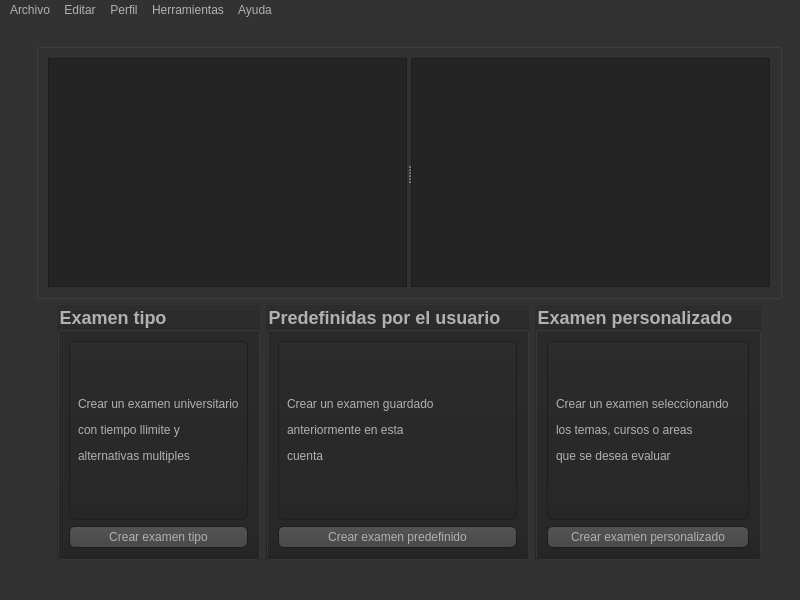
<?xml version="1.0" encoding="UTF-8"?>
<ui version="4.0">
 <class>MainWindow</class>
 <widget class="QMainWindow" name="MainWindow">
  <property name="geometry">
   <rect>
    <x>0</x>
    <y>0</y>
    <width>800</width>
    <height>600</height>
   </rect>
  </property>
  <property name="windowTitle">
   <string>QuizMan</string>
  </property>
  <property name="autoFillBackground">
   <bool>false</bool>
  </property>
  <property name="styleSheet">
   <string notr="true">QToolTip
{
     border: 1px solid black;
     background-color: #ffa02f;
     padding: 1px;
     border-radius: 3px;
     opacity: 100;
}

QWidget
{
    color: #b1b1b1;
    background-color: #323232;
}

QWidget:item:hover
{
    background-color: QLinearGradient( x1: 0, y1: 0, x2: 0, y2: 1, stop: 0 #ffa02f, stop: 1 #ca0619);
    color: #000000;
}

QWidget:item:selected
{
    background-color: QLinearGradient( x1: 0, y1: 0, x2: 0, y2: 1, stop: 0 #ffa02f, stop: 1 #d7801a);
}

QMenuBar::item
{
    background: transparent;
}

QMenuBar::item:selected
{
    background: transparent;
    border: 1px solid #ffaa00;
}

QMenuBar::item:pressed
{
    background: #444;
    border: 1px solid #000;
    background-color: QLinearGradient(
        x1:0, y1:0,
        x2:0, y2:1,
        stop:1 #212121,
        stop:0.4 #343434/*,
        stop:0.2 #343434,
        stop:0.1 #ffaa00*/
    );
    margin-bottom:-1px;
    padding-bottom:1px;
}

QMenu
{
    border: 1px solid #000;
}

QMenu::item
{
    padding: 2px 20px 2px 20px;
}

QMenu::item:selected
{
    color: #000000;
}

QWidget:disabled
{
    color: #404040;
    background-color: #323232;
}

QAbstractItemView
{
    background-color: QLinearGradient( x1: 0, y1: 0, x2: 0, y2: 1, stop: 0 #4d4d4d, stop: 0.1 #646464, stop: 1 #5d5d5d);
}

QWidget:focus
{
    /*border: 2px solid QLinearGradient( x1: 0, y1: 0, x2: 0, y2: 1, stop: 0 #ffa02f, stop: 1 #d7801a);*/
}

QLineEdit
{
    background-color: QLinearGradient( x1: 0, y1: 0, x2: 0, y2: 1, stop: 0 #4d4d4d, stop: 0 #646464, stop: 1 #5d5d5d);
    padding: 1px;
    border-style: solid;
    border: 1px solid #1e1e1e;
    border-radius: 5;
}

QPushButton
{
    color: #b1b1b1;
    background-color: QLinearGradient( x1: 0, y1: 0, x2: 0, y2: 1, stop: 0 #565656, stop: 0.1 #525252, stop: 0.5 #4e4e4e, stop: 0.9 #4a4a4a, stop: 1 #464646);
    border-width: 1px;
    border-color: #1e1e1e;
    border-style: solid;
    border-radius: 6;
    padding: 3px;
    font-size: 12px;
    padding-left: 5px;
    padding-right: 5px;
}

QPushButton:pressed
{
    background-color: QLinearGradient( x1: 0, y1: 0, x2: 0, y2: 1, stop: 0 #2d2d2d, stop: 0.1 #2b2b2b, stop: 0.5 #292929, stop: 0.9 #282828, stop: 1 #252525);
}

QComboBox
{
    selection-background-color: #ffaa00;
    border-style: solid;
    border: 1px solid #1e1e1e;
    border-radius: 5;
    padding-top: 3px;
    padding-left: 4px;
    background-color: QLinearGradient( x1: 0, y1: 0, x2: 0, y2: 1, stop: 0 #565656, stop: 0.1 #525252, stop: 0.5 #4e4e4e, stop: 0.9 #4a4a4a, stop: 1 #464646);
    selection-background-color: #ffaa00;
}

QComboBox:hover,QPushButton:hover
{
    border: 2px solid QLinearGradient( x1: 0, y1: 0, x2: 0, y2: 1, stop: 0 #ffa02f, stop: 1 #d7801a);
}

QComboBox:on
{
    padding-top: 3px;
    padding-left: 4px;
    background-color: QLinearGradient( x1: 0, y1: 0, x2: 0, y2: 1, stop: 0 #2d2d2d, stop: 0.1 #2b2b2b, stop: 0.5 #292929, stop: 0.9 #282828, stop: 1 #252525);
    selection-background-color: #ffaa00;
}

QComboBox QAbstractItemView
{
    color: white;
    border: 2px solid darkgray;
    selection-background-color: QLinearGradient( x1: 0, y1: 0, x2: 0, y2: 1, stop: 0 #ffa02f, stop: 1 #d7801a);
}

QComboBox::drop-down
{
     subcontrol-origin: padding;
     subcontrol-position: top right;
     width: 15px;

     border-left-width: 0px;
     border-left-color: darkgray;
     border-left-style: solid; /* just a single line */
     border-top-right-radius: 3px; /* same radius as the QComboBox */
     border-bottom-right-radius: 3px;
 }

QComboBox::down-arrow
{
     image: url(:/icons/down_arrow.png);
}

QGroupBox:focus
{
border: 2px solid QLinearGradient( x1: 0, y1: 0, x2: 0, y2: 1, stop: 0 #ffa02f, stop: 1 #d7801a);
}

QTextEdit:focus
{
    border: 2px solid QLinearGradient( x1: 0, y1: 0, x2: 0, y2: 1, stop: 0 #ffa02f, stop: 1 #d7801a);
}

QScrollBar:horizontal {
     border: 1px solid #222222;
     background: QLinearGradient( x1: 0, y1: 0, x2: 0, y2: 1, stop: 0.0 #121212, stop: 0.2 #282828, stop: 1 #484848);
     height: 7px;
     margin: 0px 16px 0 16px;
}

QScrollBar::handle:horizontal
{
      background: QLinearGradient( x1: 0, y1: 0, x2: 1, y2: 0, stop: 0 #ffa02f, stop: 0.5 #d7801a, stop: 1 #ffa02f);
      min-height: 20px;
      border-radius: 2px;
}

QScrollBar::add-line:horizontal {
      border: 1px solid #1b1b19;
      border-radius: 2px;
      background: QLinearGradient( x1: 0, y1: 0, x2: 1, y2: 0, stop: 0 #ffa02f, stop: 1 #d7801a);
      width: 14px;
      subcontrol-position: right;
      subcontrol-origin: margin;
}

QScrollBar::sub-line:horizontal {
      border: 1px solid #1b1b19;
      border-radius: 2px;
      background: QLinearGradient( x1: 0, y1: 0, x2: 1, y2: 0, stop: 0 #ffa02f, stop: 1 #d7801a);
      width: 14px;
     subcontrol-position: left;
     subcontrol-origin: margin;
}

QScrollBar::right-arrow:horizontal, QScrollBar::left-arrow:horizontal
{
      border: 1px solid black;
      width: 1px;
      height: 1px;
      background: white;
}

QScrollBar::add-page:horizontal, QScrollBar::sub-page:horizontal
{
      background: none;
}

QScrollBar:vertical
{
      background: QLinearGradient( x1: 0, y1: 0, x2: 1, y2: 0, stop: 0.0 #121212, stop: 0.2 #282828, stop: 1 #484848);
      width: 7px;
      margin: 16px 0 16px 0;
      border: 1px solid #222222;
}

QScrollBar::handle:vertical
{
      background: QLinearGradient( x1: 0, y1: 0, x2: 0, y2: 1, stop: 0 #ffa02f, stop: 0.5 #d7801a, stop: 1 #ffa02f);
      min-height: 20px;
      border-radius: 2px;
}

QScrollBar::add-line:vertical
{
      border: 1px solid #1b1b19;
      border-radius: 2px;
      background: QLinearGradient( x1: 0, y1: 0, x2: 0, y2: 1, stop: 0 #ffa02f, stop: 1 #d7801a);
      height: 14px;
      subcontrol-position: bottom;
      subcontrol-origin: margin;
}

QScrollBar::sub-line:vertical
{
      border: 1px solid #1b1b19;
      border-radius: 2px;
      background: QLinearGradient( x1: 0, y1: 0, x2: 0, y2: 1, stop: 0 #d7801a, stop: 1 #ffa02f);
      height: 14px;
      subcontrol-position: top;
      subcontrol-origin: margin;
}

QScrollBar::up-arrow:vertical, QScrollBar::down-arrow:vertical
{
      border: 1px solid black;
      width: 1px;
      height: 1px;
      background: white;
}


QScrollBar::add-page:vertical, QScrollBar::sub-page:vertical
{
      background: none;
}

QTextEdit
{
    background-color: #242424;
}

QPlainTextEdit
{
    background-color: #242424;
}

QHeaderView::section
{
    background-color: QLinearGradient(x1:0, y1:0, x2:0, y2:1, stop:0 #616161, stop: 0.5 #505050, stop: 0.6 #434343, stop:1 #656565);
    color: white;
    padding-left: 4px;
    border: 1px solid #6c6c6c;
}

QCheckBox:disabled
{
color: #414141;
}

QDockWidget::title
{
    text-align: center;
    spacing: 3px; /* spacing between items in the tool bar */
    background-color: QLinearGradient(x1:0, y1:0, x2:0, y2:1, stop:0 #323232, stop: 0.5 #242424, stop:1 #323232);
}

QDockWidget::close-button, QDockWidget::float-button
{
    text-align: center;
    spacing: 1px; /* spacing between items in the tool bar */
    background-color: QLinearGradient(x1:0, y1:0, x2:0, y2:1, stop:0 #323232, stop: 0.5 #242424, stop:1 #323232);
}

QDockWidget::close-button:hover, QDockWidget::float-button:hover
{
    background: #242424;
}

QDockWidget::close-button:pressed, QDockWidget::float-button:pressed
{
    padding: 1px -1px -1px 1px;
}

QMainWindow::separator
{
    background-color: QLinearGradient(x1:0, y1:0, x2:0, y2:1, stop:0 #161616, stop: 0.5 #151515, stop: 0.6 #212121, stop:1 #343434);
    color: white;
    padding-left: 4px;
    border: 1px solid #4c4c4c;
    spacing: 3px; /* spacing between items in the tool bar */
}

QMainWindow::separator:hover
{

    background-color: QLinearGradient(x1:0, y1:0, x2:0, y2:1, stop:0 #d7801a, stop:0.5 #b56c17 stop:1 #ffa02f);
    color: white;
    padding-left: 4px;
    border: 1px solid #6c6c6c;
    spacing: 3px; /* spacing between items in the tool bar */
}

QToolBar::handle
{
     spacing: 3px; /* spacing between items in the tool bar */
     background: url(:/icons/handle.png);
}

QMenu::separator
{
    height: 2px;
    background-color: QLinearGradient(x1:0, y1:0, x2:0, y2:1, stop:0 #161616, stop: 0.5 #151515, stop: 0.6 #212121, stop:1 #343434);
    color: white;
    padding-left: 4px;
    margin-left: 10px;
    margin-right: 5px;
}

QProgressBar
{
    border: 2px solid grey;
    border-radius: 5px;
    text-align: center;
}

QProgressBar::chunk
{
    background-color: #d7801a;
    width: 2.15px;
    margin: 0.5px;
}

QTabBar::tab {
    color: #b1b1b1;
    border: 1px solid #444;
    border-bottom-style: none;
    background-color: #323232;
    padding-left: 10px;
    padding-right: 10px;
    padding-top: 3px;
    padding-bottom: 2px;
    margin-right: -1px;
}

QTabWidget::pane {
    border: 1px solid #444;
    top: 1px;
}

QTabBar::tab:last
{
    margin-right: 0; /* the last selected tab has nothing to overlap with on the right */
    border-top-right-radius: 3px;
}

QTabBar::tab:first:!selected
{
 margin-left: 0px; /* the last selected tab has nothing to overlap with on the right */


    border-top-left-radius: 3px;
}

QTabBar::tab:!selected
{
    color: #b1b1b1;
    border-bottom-style: solid;
    margin-top: 3px;
    background-color: QLinearGradient(x1:0, y1:0, x2:0, y2:1, stop:1 #212121, stop:.4 #343434);
}

QTabBar::tab:selected
{
    border-top-left-radius: 3px;
    border-top-right-radius: 3px;
    margin-bottom: 0px;
}

QTabBar::tab:!selected:hover
{
    /*border-top: 2px solid #ffaa00;
    padding-bottom: 3px;*/
    border-top-left-radius: 3px;
    border-top-right-radius: 3px;
    background-color: QLinearGradient(x1:0, y1:0, x2:0, y2:1, stop:1 #212121, stop:0.4 #343434, stop:0.2 #343434, stop:0.1 #ffaa00);
}

QRadioButton::indicator:checked, QRadioButton::indicator:unchecked{
    color: #b1b1b1;
    background-color: #323232;
    border: 1px solid #b1b1b1;
    border-radius: 6px;
}

QRadioButton::indicator:checked
{
    background-color: qradialgradient(
        cx: 0.5, cy: 0.5,
        fx: 0.5, fy: 0.5,
        radius: 1.0,
        stop: 0.25 #ffaa00,
        stop: 0.3 #323232
    );
}

QCheckBox::indicator{
    color: #b1b1b1;
    background-color: #323232;
    border: 1px solid #b1b1b1;
    width: 9px;
    height: 9px;
}

QRadioButton::indicator
{
    border-radius: 6px;
}

QRadioButton::indicator:hover, QCheckBox::indicator:hover
{
    border: 1px solid #ffaa00;
}

QCheckBox::indicator:checked
{
    image:url(:/icons/checkbox.png);
}

QCheckBox::indicator:disabled, QRadioButton::indicator:disabled
{
    border: 1px solid #444;
}</string>
  </property>
  <widget class="QWidget" name="centralwidget">
   <layout class="QGridLayout" name="gridLayout_7">
    <item row="0" column="0" rowspan="3" colspan="3">
     <layout class="QHBoxLayout" name="horizontalLayout_3"/>
    </item>
    <item row="1" column="1" rowspan="3" colspan="3">
     <layout class="QHBoxLayout" name="horizontalLayout_4"/>
    </item>
    <item row="2" column="2" rowspan="2" colspan="2">
     <layout class="QHBoxLayout" name="horizontalLayout_2"/>
    </item>
    <item row="3" column="3">
     <widget class="QStackedWidget" name="stackedWidget">
      <property name="styleSheet">
       <string notr="true"/>
      </property>
      <property name="currentIndex">
       <number>0</number>
      </property>
      <widget class="QWidget" name="MainPage">
       <property name="styleSheet">
        <string notr="true">QGroupBox  { 
	 font-size: 18px;
     font-weight: bold;
 } 

</string>
       </property>
       <layout class="QGridLayout" name="gridLayout">
        <item row="0" column="0">
         <layout class="QVBoxLayout" name="verticalLayout">
          <item>
           <widget class="QGroupBox" name="groupSummary">
            <property name="minimumSize">
             <size>
              <width>0</width>
              <height>0</height>
             </size>
            </property>
            <property name="title">
             <string/>
            </property>
            <layout class="QGridLayout" name="gridLayout_2">
             <item row="0" column="0">
              <layout class="QVBoxLayout" name="verticalLayout_3">
               <item>
                <widget class="QSplitter" name="splitter">
                 <property name="orientation">
                  <enum>Qt::Horizontal</enum>
                 </property>
                 <widget class="QTextBrowser" name="summaryReport"/>
                 <widget class="QTextBrowser" name="summaryHistory"/>
                </widget>
               </item>
              </layout>
             </item>
            </layout>
           </widget>
          </item>
          <item>
           <layout class="QHBoxLayout" name="horizontalLayout_5">
            <item>
             <spacer name="horizontalSpacer">
              <property name="orientation">
               <enum>Qt::Horizontal</enum>
              </property>
              <property name="sizeHint" stdset="0">
               <size>
                <width>40</width>
                <height>20</height>
               </size>
              </property>
             </spacer>
            </item>
            <item>
             <layout class="QHBoxLayout" name="horizontalLayout">
              <item>
               <widget class="QGroupBox" name="groupExam">
                <property name="styleSheet">
                 <string notr="true">QGroupBox {
	    background-color: QLinearGradient( x1: 0, y1: 0, x2: 0, y2: 1, stop: 0 #2d2d2d, stop: 0.1 #2b2b2b, stop: 0.5 #292929, stop: 0.9 #282828, stop: 1 #252525);
}

QLabel {
    background-color: QLinearGradient( x1: 0, y1: 0, x2: 0, y2: 1, stop: 0 #2d2d2d, stop: 0.1 #2b2b2b, stop: 0.5 #292929, stop: 0.9 #282828, stop: 1 #252525);
border-width: 1px;
    border-color: #1e1e1e;
    border-style: solid;
    border-radius: 6;
    padding: 3px;
    font-size: 12px;
    padding-left: 5px;
    padding-right: 5px;
}</string>
                </property>
                <property name="title">
                 <string>Examen tipo</string>
                </property>
                <layout class="QGridLayout" name="gridLayout_4">
                 <item row="0" column="0">
                  <widget class="QLabel" name="label">
                   <property name="text">
                    <string>&lt;html&gt;&lt;head/&gt;&lt;body&gt;&lt;p&gt;Crear un examen universitario&lt;/p&gt;&lt;p&gt;con tiempo llimite y &lt;/p&gt;&lt;p&gt;alternativas multiples&lt;/p&gt;&lt;/body&gt;&lt;/html&gt;</string>
                   </property>
                  </widget>
                 </item>
                 <item row="1" column="0">
                  <widget class="QPushButton" name="createExamButton">
                   <property name="text">
                    <string>Crear examen tipo</string>
                   </property>
                  </widget>
                 </item>
                </layout>
               </widget>
              </item>
              <item>
               <widget class="QGroupBox" name="groupSavedCustm">
                <property name="styleSheet">
                 <string notr="true">QGroupBox {
	    background-color: QLinearGradient( x1: 0, y1: 0, x2: 0, y2: 1, stop: 0 #2d2d2d, stop: 0.1 #2b2b2b, stop: 0.5 #292929, stop: 0.9 #282828, stop: 1 #252525);
}

QLabel {
    background-color: QLinearGradient( x1: 0, y1: 0, x2: 0, y2: 1, stop: 0 #2d2d2d, stop: 0.1 #2b2b2b, stop: 0.5 #292929, stop: 0.9 #282828, stop: 1 #252525);
border-width: 1px;
    border-color: #1e1e1e;
    border-style: solid;
    border-radius: 6;
    padding: 3px;
    font-size: 12px;
    padding-left: 5px;
    padding-right: 5px;
}</string>
                </property>
                <property name="title">
                 <string>Predefinidas por el usuario</string>
                </property>
                <layout class="QGridLayout" name="gridLayout_5">
                 <item row="0" column="0">
                  <widget class="QLabel" name="label_2">
                   <property name="text">
                    <string>&lt;html&gt;&lt;head/&gt;&lt;body&gt;&lt;p&gt;Crear un examen guardado&lt;/p&gt;&lt;p&gt;anteriormente en esta&lt;/p&gt;&lt;p&gt;cuenta&lt;/p&gt;&lt;/body&gt;&lt;/html&gt;</string>
                   </property>
                  </widget>
                 </item>
                 <item row="1" column="0">
                  <widget class="QPushButton" name="createSavedExamButton">
                   <property name="text">
                    <string>Crear examen predefinido</string>
                   </property>
                  </widget>
                 </item>
                </layout>
               </widget>
              </item>
              <item>
               <widget class="QGroupBox" name="groupCustom">
                <property name="styleSheet">
                 <string notr="true">QGroupBox {
	    background-color: QLinearGradient( x1: 0, y1: 0, x2: 0, y2: 1, stop: 0 #2d2d2d, stop: 0.1 #2b2b2b, stop: 0.5 #292929, stop: 0.9 #282828, stop: 1 #252525);
}

QLabel {
    background-color: QLinearGradient( x1: 0, y1: 0, x2: 0, y2: 1, stop: 0 #2d2d2d, stop: 0.1 #2b2b2b, stop: 0.5 #292929, stop: 0.9 #282828, stop: 1 #252525);
border-width: 1px;
    border-color: #1e1e1e;
    border-style: solid;
    border-radius: 6;
    padding: 3px;
    font-size: 12px;
    padding-left: 5px;
    padding-right: 5px;
}</string>
                </property>
                <property name="title">
                 <string>Examen personalizado</string>
                </property>
                <layout class="QGridLayout" name="gridLayout_6">
                 <item row="0" column="0">
                  <widget class="QLabel" name="label_3">
                   <property name="text">
                    <string>&lt;html&gt;&lt;head/&gt;&lt;body&gt;&lt;p&gt;Crear un examen seleccionando&lt;/p&gt;&lt;p&gt;los temas, cursos o areas&lt;/p&gt;&lt;p&gt;que se desea evaluar&lt;/p&gt;&lt;/body&gt;&lt;/html&gt;</string>
                   </property>
                  </widget>
                 </item>
                 <item row="1" column="0">
                  <widget class="QPushButton" name="createCustonExamButton">
                   <property name="text">
                    <string>Crear examen personalizado</string>
                   </property>
                  </widget>
                 </item>
                </layout>
               </widget>
              </item>
             </layout>
            </item>
            <item>
             <spacer name="horizontalSpacer_2">
              <property name="orientation">
               <enum>Qt::Horizontal</enum>
              </property>
              <property name="sizeHint" stdset="0">
               <size>
                <width>40</width>
                <height>20</height>
               </size>
              </property>
             </spacer>
            </item>
           </layout>
          </item>
         </layout>
        </item>
       </layout>
      </widget>
      <widget class="QWidget" name="ExamSelecionPage"/>
      <widget class="QWidget" name="CustomExamSelecionPage"/>
      <widget class="QWidget" name="CustomExamCreationPage">
       <layout class="QGridLayout" name="gridLayout_3">
        <item row="0" column="0">
         <layout class="QHBoxLayout" name="horizontalLayout_6">
          <item>
           <widget class="QPushButton" name="addRegistry">
            <property name="text">
             <string>Agregar registro</string>
            </property>
           </widget>
          </item>
          <item>
           <widget class="QPushButton" name="editRegistry">
            <property name="text">
             <string>Modificar registro</string>
            </property>
           </widget>
          </item>
          <item>
           <widget class="QPushButton" name="removeRegistry">
            <property name="text">
             <string>Remover registro</string>
            </property>
           </widget>
          </item>
          <item>
           <spacer name="horizontalSpacer_4">
            <property name="orientation">
             <enum>Qt::Horizontal</enum>
            </property>
            <property name="sizeHint" stdset="0">
             <size>
              <width>40</width>
              <height>20</height>
             </size>
            </property>
           </spacer>
          </item>
          <item>
           <widget class="QPushButton" name="clearSeleccion">
            <property name="text">
             <string>Remover todo</string>
            </property>
           </widget>
          </item>
         </layout>
        </item>
        <item row="1" column="0">
         <layout class="QHBoxLayout" name="horizontalLayout_10">
          <item>
           <widget class="QLabel" name="label_6">
            <property name="styleSheet">
             <string notr="true">QLabal {
	border: 2px solid rgb(0, 0, 0);
}</string>
            </property>
            <property name="text">
             <string>&lt;b&gt;Areas&lt;/b&gt;</string>
            </property>
           </widget>
          </item>
          <item>
           <widget class="QLabel" name="label_4">
            <property name="text">
             <string>&lt;b&gt;Cursos&lt;/b&gt;</string>
            </property>
           </widget>
          </item>
          <item>
           <widget class="QLabel" name="label_5">
            <property name="styleSheet">
             <string notr="true"/>
            </property>
            <property name="text">
             <string>&lt;b&gt;Temas&lt;/b&gt;</string>
            </property>
           </widget>
          </item>
         </layout>
        </item>
        <item row="2" column="0">
         <layout class="QHBoxLayout" name="horizontalLayout_8">
          <item>
           <widget class="QListWidget" name="areaList"/>
          </item>
          <item>
           <widget class="QListWidget" name="subjectList"/>
          </item>
          <item>
           <widget class="QListWidget" name="topicList"/>
          </item>
         </layout>
        </item>
        <item row="3" column="0">
         <layout class="QHBoxLayout" name="horizontalLayout_11">
          <item>
           <widget class="QLabel" name="label_8">
            <property name="text">
             <string>Registros</string>
            </property>
           </widget>
          </item>
          <item>
           <widget class="QLabel" name="label_9">
            <property name="text">
             <string>Contenidos</string>
            </property>
           </widget>
          </item>
          <item>
           <widget class="QLabel" name="label_7">
            <property name="text">
             <string>Resumen del examen</string>
            </property>
           </widget>
          </item>
         </layout>
        </item>
        <item row="4" column="0">
         <layout class="QHBoxLayout" name="horizontalLayout_9">
          <item>
           <widget class="QListWidget" name="registryList"/>
          </item>
          <item>
           <widget class="QTextBrowser" name="content"/>
          </item>
          <item>
           <widget class="QTextBrowser" name="textBrowser"/>
          </item>
         </layout>
        </item>
        <item row="5" column="0">
         <layout class="QHBoxLayout" name="horizontalLayout_7">
          <item>
           <spacer name="horizontalSpacer_3">
            <property name="orientation">
             <enum>Qt::Horizontal</enum>
            </property>
            <property name="sizeHint" stdset="0">
             <size>
              <width>40</width>
              <height>20</height>
             </size>
            </property>
           </spacer>
          </item>
          <item>
           <widget class="QPushButton" name="custonExamBack">
            <property name="text">
             <string>Atras</string>
            </property>
           </widget>
          </item>
          <item>
           <widget class="QPushButton" name="customExamCreate">
            <property name="text">
             <string>Crear</string>
            </property>
           </widget>
          </item>
         </layout>
        </item>
       </layout>
      </widget>
      <widget class="QWidget" name="ExamPage"/>
     </widget>
    </item>
   </layout>
  </widget>
  <widget class="QMenuBar" name="menubar">
   <property name="geometry">
    <rect>
     <x>0</x>
     <y>0</y>
     <width>800</width>
     <height>21</height>
    </rect>
   </property>
   <widget class="QMenu" name="menuEdit">
    <property name="title">
     <string>Editar</string>
    </property>
    <addaction name="actionUndo"/>
    <addaction name="actionRedo"/>
    <addaction name="separator"/>
    <addaction name="actionCut"/>
    <addaction name="actionCopy"/>
    <addaction name="actionPaste"/>
    <addaction name="actionDelete"/>
    <addaction name="separator"/>
    <addaction name="actionSelectAll"/>
    <addaction name="separator"/>
   </widget>
   <widget class="QMenu" name="menuHelp">
    <property name="title">
     <string>Ayuda</string>
    </property>
    <addaction name="actionQuizManHelp"/>
    <addaction name="actionQuizManTour"/>
    <addaction name="actionKeyboardShortcuts"/>
    <addaction name="separator"/>
    <addaction name="actionAboutQuizMan"/>
   </widget>
   <widget class="QMenu" name="menuFile">
    <property name="title">
     <string>Archivo</string>
    </property>
    <addaction name="actionNewExam"/>
    <addaction name="actionNewCustomExam"/>
    <addaction name="actionOpenExam"/>
    <addaction name="separator"/>
    <addaction name="actionSaveExam"/>
    <addaction name="separator"/>
    <addaction name="actionExit"/>
   </widget>
   <widget class="QMenu" name="menuHerramientas">
    <property name="title">
     <string>Herramientas</string>
    </property>
    <addaction name="actionQuizManEditor"/>
    <addaction name="actionOptions"/>
   </widget>
   <widget class="QMenu" name="menuPerfil_2">
    <property name="title">
     <string>Perfil</string>
    </property>
    <addaction name="actionHistorial_de_examenes_2"/>
    <addaction name="actionReportes_2"/>
    <addaction name="actionModificar_perfil"/>
    <addaction name="actionSignOut"/>
   </widget>
   <addaction name="menuFile"/>
   <addaction name="menuEdit"/>
   <addaction name="menuPerfil_2"/>
   <addaction name="menuHerramientas"/>
   <addaction name="menuHelp"/>
  </widget>
  <widget class="QStatusBar" name="statusbar"/>
  <action name="actionAboutQuizMan">
   <property name="text">
    <string>Acerca de QuizMan</string>
   </property>
  </action>
  <action name="actionNewCustomExam">
   <property name="text">
    <string>Nuevo Examen Personalizado</string>
   </property>
  </action>
  <action name="actionOpenExam">
   <property name="text">
    <string>Abrir Examen</string>
   </property>
  </action>
  <action name="actionExit">
   <property name="text">
    <string>Salir</string>
   </property>
  </action>
  <action name="actionSaveExam">
   <property name="text">
    <string>Guardar Examen</string>
   </property>
  </action>
  <action name="actionUndo">
   <property name="text">
    <string>Atras</string>
   </property>
  </action>
  <action name="actionRedo">
   <property name="text">
    <string>Adelante</string>
   </property>
  </action>
  <action name="actionCut">
   <property name="text">
    <string>Cortar</string>
   </property>
  </action>
  <action name="actionCopy">
   <property name="text">
    <string>Copiar</string>
   </property>
  </action>
  <action name="actionPaste">
   <property name="text">
    <string>Pegar</string>
   </property>
  </action>
  <action name="actionDelete">
   <property name="text">
    <string>Borrar</string>
   </property>
  </action>
  <action name="actionSelectAll">
   <property name="text">
    <string>Seleccionar Todo</string>
   </property>
  </action>
  <action name="actionQuizManHelp">
   <property name="text">
    <string>Ayuda de QuizMan</string>
   </property>
  </action>
  <action name="actionQuizManTour">
   <property name="text">
    <string>QuizMan Tour</string>
   </property>
  </action>
  <action name="actionKeyboardShortcuts">
   <property name="text">
    <string>Atajos de Teclado</string>
   </property>
  </action>
  <action name="actionQuizManEditor">
   <property name="text">
    <string>Editor de Preguntas</string>
   </property>
  </action>
  <action name="actionNewExam">
   <property name="text">
    <string>Nuevo Examen Tipo</string>
   </property>
  </action>
  <action name="actionOptions">
   <property name="icon">
    <iconset resource="../resources.qrc">
     <normaloff>:/icons/options.png</normaloff>:/icons/options.png</iconset>
   </property>
   <property name="text">
    <string>Opciones</string>
   </property>
  </action>
  <action name="actionHistorial_de_examenes">
   <property name="text">
    <string>Historial de examenes</string>
   </property>
  </action>
  <action name="actionReportes">
   <property name="text">
    <string>Reportes</string>
   </property>
  </action>
  <action name="actionHistorial_de_examenes_2">
   <property name="text">
    <string>Historial de examenes</string>
   </property>
  </action>
  <action name="actionReportes_2">
   <property name="text">
    <string>Reportes</string>
   </property>
  </action>
  <action name="actionModificar_perfil">
   <property name="text">
    <string>Modificar perfil</string>
   </property>
  </action>
  <action name="actionSignOut">
   <property name="text">
    <string>Cerrar sesion</string>
   </property>
  </action>
 </widget>
 <resources>
  <include location="../resources.qrc"/>
 </resources>
 <connections/>
</ui>
